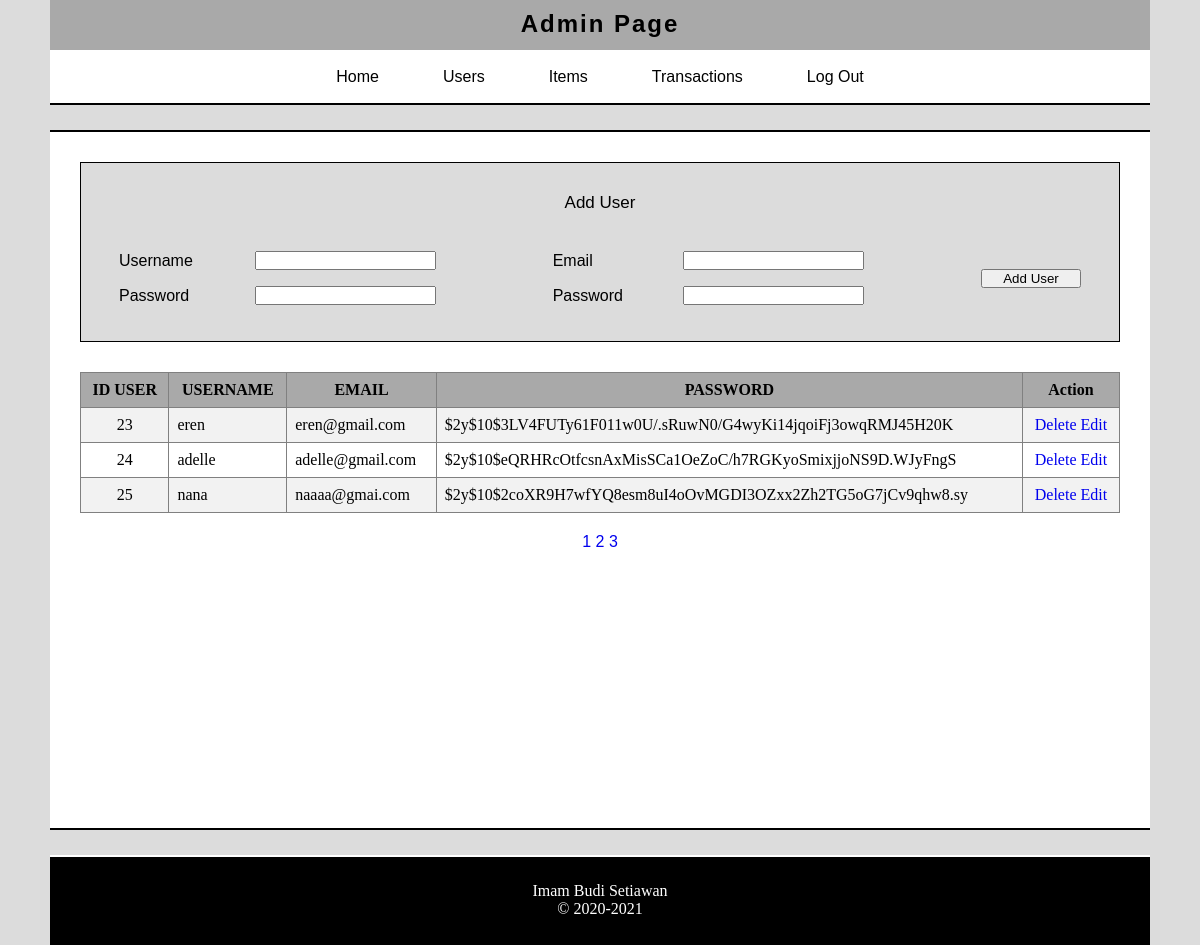
The app's page /admin-user.php?halaman=3 (signed in) with its own data.
### tables this page shows
CREATE TABLE `users` (
  `id_user` int(10) NOT NULL,
  `username` varchar(15) NOT NULL,
  `email` varchar(50) NOT NULL,
  `password` varchar(300) NOT NULL
);

### admin-user.php (the view, shortened to what this page needs)
<?php
require 'all.php';
?>
<!DOCTYPE html>
<html>
<head>
	<link rel="stylesheet" type="text/css" href="style/dash-style.css">
	<link rel="stylesheet" type="text/css" href="style/admin-style.css">
</head>
<body>
	<?php include 'include/header.php'; ?>
	<div class="contentUser">
		<div class="contentAddUser">
			<p>Add User</p>
			<form action="" method="post">
				<table>
					<tr>
						<td><label for="username">Username</label></td>
						<td><input type="username" name="username" id="username"></td>
						<td><label for="email">Email</label></td>
						<td><input type="email" name="email" id="email"></td>
						<td colspan="2" rowspan="2" width="10%">
							<button type="submit" name="submit">Add User</button>
						</td>
					</tr>
					<tr>
						<td><label for="password">Password</label></td>
						<td><input type="password" name="password" id="password"></td>
						<td><label for="password2">Password</label></td>
						<td><input type="password" name="password2" id="password2"></td>
					</tr>
				</table>
			</form>
		</div>
		<table width="100%" border="1" class="UserTable">
			<tr>
				<th>ID USER</th>
				<th>USERNAME</th>
				<th>EMAIL</th>
				<th>PASSWORD</th>
				<th>Action</th>
			</tr>
			<?php
				$halaman = 10;
				$page = isset($_GET["halaman"]) ? (int)$_GET["halaman"] : 1;
				$mulai = ($page>1) ? ($page * $halaman) - $halaman : 0;
				$result = mysqli_query($conn, "SELECT * FROM users");
				$total = mysqli_num_rows($result);
				$pages = ceil($total/$halaman);
				$query = mysqli_query($conn, "SELECT * FROM users LIMIT $mulai, $halaman") or die(mysql_error);
				while ($data = mysqli_fetch_assoc($query))
			{ ?>
				<tr>
					<td class="id-user"><?php echo $data['id_user']; ?></td>
					<td><?php echo $data['username']; ?></td>
					<td><?php echo $data['email']; ?></td>
					<td><?php echo $data['password']; ?></td>
					<td class="action"><a href="delete.php?id_user=<?=$data['id_user'];?>">Delete</a>
		 			<a href="edit.php?id_user=<?=$data['id_user'];?>">Edit</a></td>
				</tr>
				<?php } ?>
		</table>
		<div class="paging">
			<?php for ($i=1; $i <= $pages ; $i++) { ?>
			<a href="?halaman=<?php echo $i; ?>"><?php echo $i; ?></a>
			<?php } ?>
		</div>
	</div>
	<?php include 'include/footer.php'; ?>
</body>
</html>

### style/dash-style.css (style rules this page uses)
* { margin: 0; padding: 0; box-sizing: border-box; }
body { background: #DCDCDC; }
.paging { margin-top: 20px; font-family: 'Fira Sans', sans-serif; text-align: center; }
.paging a { text-decoration: none; }

### style/admin-style.css (style rules this page uses)
table { border-collapse: collapse; width: 100%; }
th, td { text-align: left; padding: 8px; }
.UserTable tr:nth-child(even) { background-color: #f2f2f2 }
.id-user { text-align: center; }
.action { text-align: center; }
.action a { text-decoration: none; }
th { text-align: center; background-color: #A9A9A9; color: black; }
.paging { margin-top: 20px; font-family: 'Fira Sans', sans-serif; text-align: center; }
.paging a { text-decoration: none; }
.contentAddUser { font-family: 'Fira Sans', sans-serif; height: 180px; background: #DCDCDC; padding: 30px; margin-bottom: 30px; border: 1px solid black; }
.contentAddUser p, .editUser p, .contentAddItem p { text-align: center; font-size: 17px; }
.contentAddUser table { margin-top: 30px; }
.contentAddUser button { width: 100px; }
.contentUser { padding: 30px; width: 1100px; height: 700px; margin: 0 auto; position: relative; margin-top: 50px; background: #fff; border-top: 2px solid #000; border-bottom: 2px solid #000; }

### records on screen
users: id_user "23", username "eren", email "eren@gmail.com", password "$2y$10$3LV4FUTy61F011w0U/.sRuwN0/G4wyKi14jqoiFj3owqRMJ45H20K"
users: id_user "24", username "adelle", email "adelle@gmail.com", password "$2y$10$eQRHRcOtfcsnAxMisSCa1OeZoC/h7RGKyoSmixjjoNS9D.WJyFngS"
users: id_user "25", username "nana", email "naaaa@gmai.com", password "$2y$10$2coXR9H7wfYQ8esm8uI4oOvMGDI3OZxx2Zh2TG5oG7jCv9qhw8.sy"
